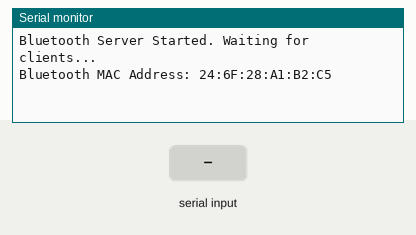
This sketch was run on a simulated ESP32. On the bench: the last lines printed to the serial monitor. The test bench sets the inputs (shaded band). Nothing arrives over Bluetooth unless stated.

Above: at 1.2 s.
1.3 s: "1" received over the second serial link
At 2.9 s:
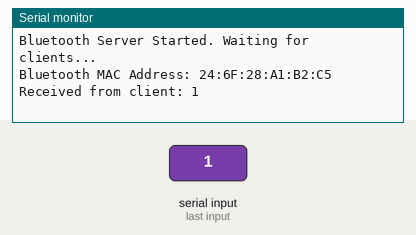
3.8 s: "0" received over the second serial link
At 5.2 s:
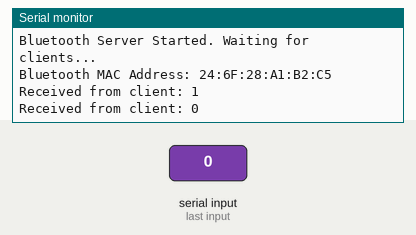
5.3 s: "2" received over the second serial link
At 7.4 s:
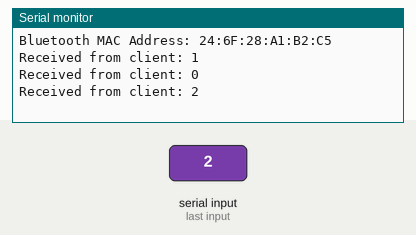

Measured:
- after the input at 1.3 s, the serial monitor: prints a new line after 1.0 s (image 1)
- after the input at 3.8 s, the serial monitor: prints a new line after 1.0 s (image 2)
- after the input at 5.3 s, the serial monitor: prints a new line after 1.0 s (image 3)

The sketch:

slave_two_way_BT.ino
```cpp
#include "BluetoothSerial.h"
#include "esp_mac.h"
#include "esp_bt_device.h"

BluetoothSerial SerialBT;
uint8_t newMACAddress[6] = {0x32, 0xAE, 0xA4, 0x07, 0x0D, 0x66};

void setup() {
  newMACAddress[5] -= 2;
  esp_base_mac_addr_set(&newMACAddress[0]);
  newMACAddress[5] += 2;

  Serial.begin(115200);
  SerialBT.begin("ESP_slave", false);  // Start Bluetooth in slave mode
  Serial.println("Bluetooth Server Started. Waiting for clients...");

  // Retrieve and print the Bluetooth MAC address
  const uint8_t* macAddr = esp_bt_dev_get_address();
  Serial.print("Bluetooth MAC Address: ");
  for (int i = 0; i < 6; i++) {
    if (i != 0) Serial.print(":");
    Serial.print(macAddr[i], HEX);
  }
  Serial.println();
}

void loop() {
  if (SerialBT.available()) {
    String receivedData = SerialBT.readString();
    Serial.print("Received from client: ");
    Serial.println(receivedData);

    // Respond to the client
    SerialBT.println("Hello from Server!");
  }
  delay(100);
}
```
